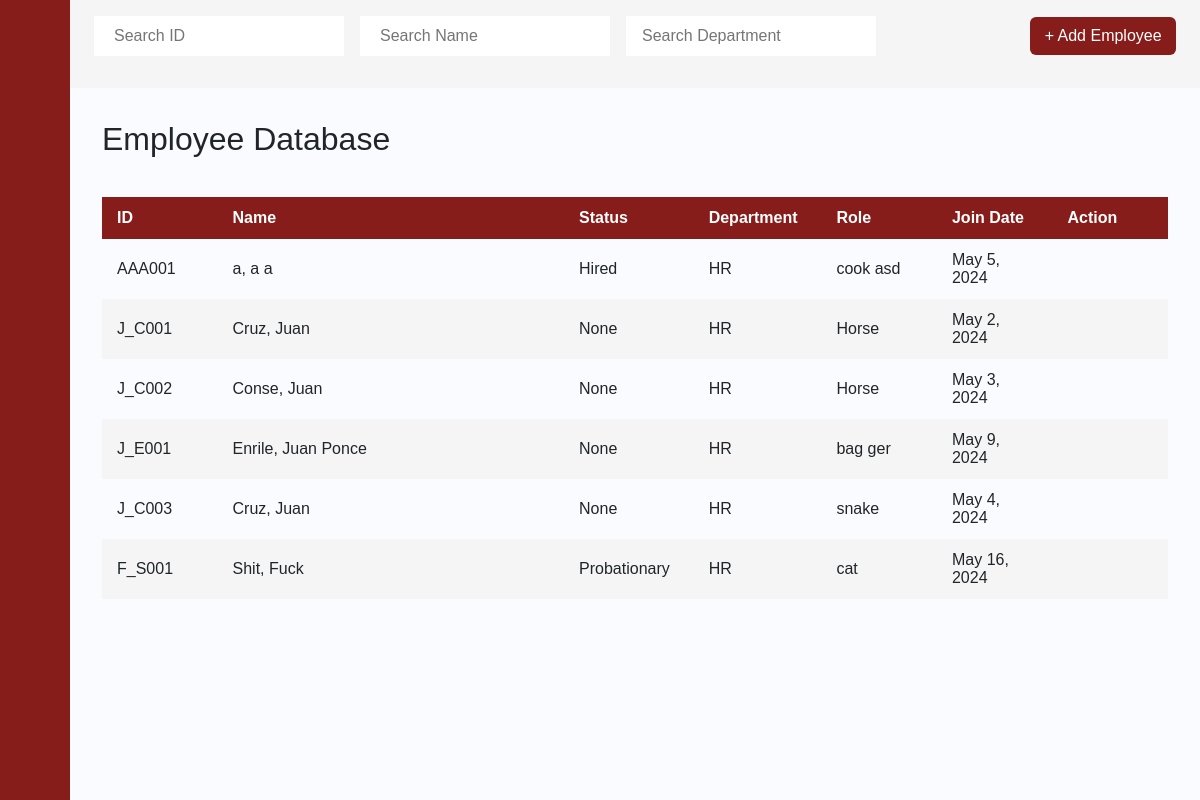
The page /employee_database/1/ on the database as committed earlier.
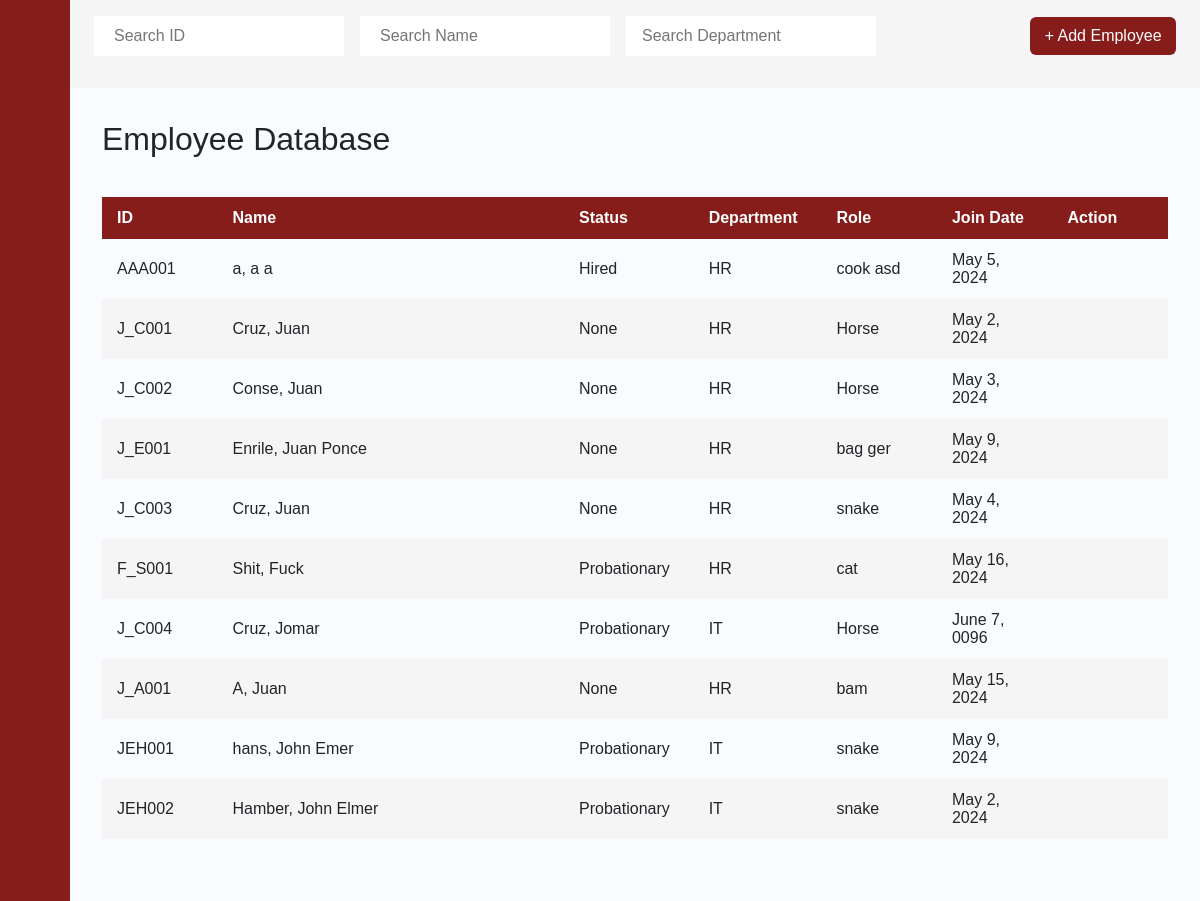
The same page on the database as committed later.
### payrollapp/models.py (models this page shows, shortened)
class Employee(models.Model):
    Last_name = models.CharField(max_length=255)
    First_name = models.CharField(max_length=255)
    Middle_name = models.CharField(max_length=255, blank=True, null=True)
    id_number = models.CharField(max_length=6, primary_key=True)
    Status  = models.CharField(max_length=255)
    Department  = models.CharField(max_length=255)
    Role   = models.CharField(max_length=255)
    Join_Date = models.DateField(blank=True, null=True)
    Phone_Number = models.CharField(max_length=255)
    Email = models.CharField(max_length=255)
    BankNumber = models.CharField(max_length=255)
    Salary   = models.FloatField()
    Vacation_Leaves = models.IntegerField()
    Sick_Leaves = models.IntegerField()

### payrollapp/views.py (the view)
# urls.py: path('employee_database/<int:UID>/', views.employee_database, name='employee_database'),
def employee_database(request, UID):
    a = Employee.objects.all()
    user = get_object_or_404(USER_ACCOUNT, pk=UID)
    return render(request, 'payrollapp/employee_database.html', {'user':user, 'a':a})

### payrollapp/templates/payrollapp/employee_database.html (shortened to what this page needs)
{% extends 'payrollapp/base.html' %}
{% load static %}
{% block content %}
<div class="main">
    <div class="dashboard-navbar">
        <form action="#">
          <div class="nav-search">
            <input type="text" class="search-query mr-3" placeholder="Search ID" onkeyup="searchID()" id="eID">
            <input type="text" class="search-query mr-3" placeholder="Search Name" onkeyup="searchName()" id="eName">
            <input type="text" class="search-query px-3" id="eDepa" placeholder="Search Department" onkeyup="searchDepartment()">
          </div>
        </form>
        <div class="navbar-content">
            <ul class="main-nav">
                <div class="nav-search">
                    <a href="{% url 'add_employee' UID=user.pk %}" class="btn">+ Add Employee</a>
                </div>
            </ul>
        </div>
    </div>
    <div class="content">
        <h2>Employee Database</h2>
        <div style="overflow-x:auto;">
            <table id="posts">
                <thead>
                    <tr>
                        <th style="width:10%">ID</th>
                        <th style="width:30%">Name</th>
                        <th style="width:10%">Status</th>
                        <th style="width:10%">Department</th>
                        <th style="width:10%">Role</th>
                        <th style="width:10%">Join Date</th>
                        <th style="width:10%">Action</th>
                    </tr>
                </thead>
                <tbody>
                {% for b in a %}
                    <tr>
                        <td> {{ b.id_number }} </td>
                        <td> {{ b.Last_name }}, {{ b.First_name }} {{ b.Middle_name }}</td>
                        <td> {{ b.Status }} </td>
                        <td> {{ b.Department }} </td>
                        <td> {{ b.Role }} </td>
                        <td> {{ b.Join_Date }} </td>
                        <td> <a class="btn" href="{% url 'employee_info' UID=user.pk EID=b.pk %}"></a></td>
                    </tr>
                {% endfor %}
                </tbody>
            </table>
        </div>
    </div>
</div>
{% endblock %}

### payrollapp/templates/payrollapp/base.html (shortened to what this page needs)
{% load static %}
<html>
<head>
    <link rel="stylesheet" href="https://cdn.jsdelivr.net/npm/bootstrap@4.0.0/dist/css/bootstrap.min.css">
    <link href="https://cdn.lineicons.com/4.0/lineicons.css" rel="stylesheet" />
    <link href="https://cdn.jsdelivr.net/npm/bootstrap@5.3.0-alpha3/dist/css/bootstrap.min.css" rel="stylesheet"
>
    <link rel="stylesheet" href="{% static '/bootstrap/css/style.css' %}">
    <link rel="stylesheet" href="https://fonts.cdnfonts.com/css/product-sans">
</head>
<body>
    <div class="wrapper">
        <aside id="sidebar">
            <div class="d-flex">
                <button class="toggle-btn" type="button">
                </button>
            </div>
            <ul class="sidebar-nav">
                <li class="sidebar-item">
                    <a href="{% url 'dashboard' UID=user.pk %}" class="sidebar-link">
                    </a>
                </li>
                <li class="sidebar-item">
                    <a href="#" class="sidebar-link collapsed has-dropdown" data-bs-toggle="collapse"
                        data-bs-target="#payroll" aria-expanded="false" aria-controls="payroll">
                    </a>
                </li>
                <li class="sidebar-item">
                    <a href="#" class="sidebar-link collapsed has-dropdown" data-bs-toggle="collapse"
                        data-bs-target="#employees" aria-expanded="false" aria-controls="employees">
                    </a>
                </li>
            </ul>
            <div class="sidebar-footer">
                <a href="{% url 'login' %}" class="sidebar-link">
                </a>
            </div>
        </aside>
        <div class="main">
            {% block content %}
            {% endblock %}
        </div>
    </div>
</body>
</html>

Rows that differ between the two databases and show on the page:
added Employee: id_number "J_C004", Last_name "Cruz", First_name "Jomar", Status "Probationary", Department "IT", Role "Horse", Join_Date "June 7, 0096"
added Employee: id_number "J_A001", Last_name "A", First_name "Juan", Status "None", Department "HR", Role "bam", Join_Date "May 15, 2024"
added Employee: id_number "JEH001", Last_name "hans", First_name "John", Middle_name "Emer", Status "Probationary", Department "IT", Role "snake", Join_Date "May 9, 2024"
added Employee: id_number "JEH002", Last_name "Hamber", First_name "John", Middle_name "Elmer", Status "Probationary", Department "IT", Role "snake", Join_Date "May 2, 2024"
